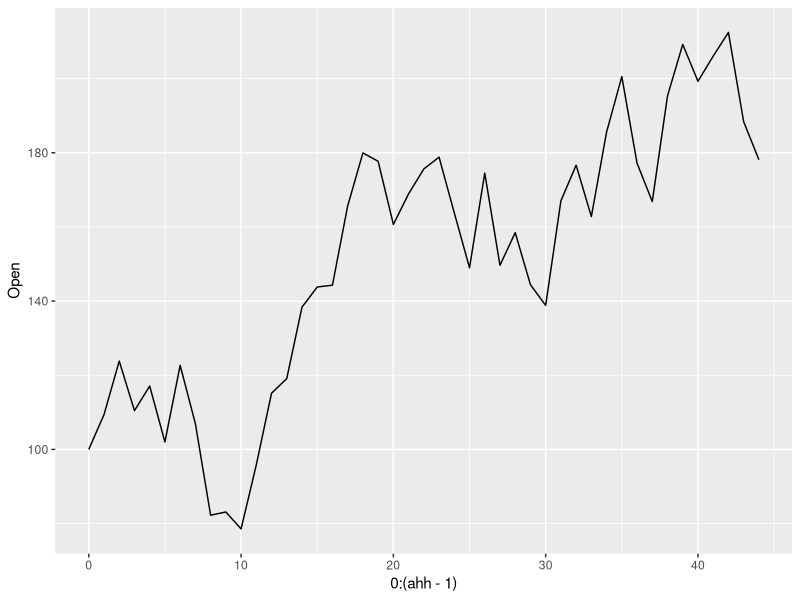

Generate this figure with R:
data <- read.csv("generated_data.csv")
ahh <- length(col(data))/length(data)
library(ggplot2)
ggplot(data, aes(y = Open, x = 0:(ahh-1))) +
  geom_line()
